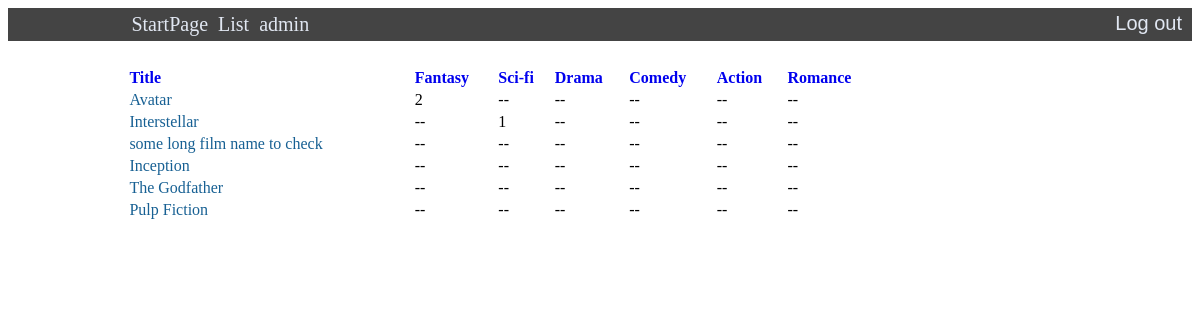
/list/admin/ (signed in), run on the app's committed database.
### movies/models.py (models this page shows, shortened)
class Profile(AbstractUser):
    def rate(self, movie, genre, position):
        if genre.pk not in movie.genres.values_list('pk', flat=True):
            raise ValueError('Movie {} is not of genre {}'.format(
                movie,
                genre
            ))
        ratings = self.ratings.filter(genre=genre)
        if position > ratings.count() + 1:
            position = ratings.count()+1
        try:
            old_position = (Rating.objects
                .get(profile = self, genre =genre, movie = movie)
                .position)
        except:
            old_position = None
        with transaction.atomic():
            (
                movie.ratings
                .filter(position__gte=position)
                .update(position=F('position')+1)
            )
            if old_position:
                (
                    ratings
                    .filter(position__lte=position)
                    .filter(position__gt=old_position)
                    .update(position=F('position')-1)
                )
            rate, created = Rating.objects.update_or_create(
                profile=self,
                genre=genre,
                movie=movie,
                position=position
            )
            return rate

class Genre(models.Model):
    name = models.CharField(max_length=50, blank=False, null=False)

class Movie(models.Model):
    name = models.CharField(max_length=150, blank=False, null=False)
    year = models.IntegerField(validators=[MinValueValidator(1800)])
    country = models.ManyToManyField(
        'Country',
        related_name='movies',
        related_query_name='movie'
    )
    description = models.TextField(blank=False, null=False)
    director = models.ForeignKey('Director', related_name='movies')
    image = models.ImageField(upload_to="images/")
    actors = models.ManyToManyField(
        'Actor',
        related_name='movies',
        related_query_name='movie'
    )
    users = models.ManyToManyField(
        'Profile',
        related_name='movies',
        related_query_name='movie',
    )

### movies/views.py (the view)
# urls.py: url(r'^list/(?P<name>\w+)/$', views.userList, name='userlist'),
def userList(request, name):
    ratings = (
        Rating.objects
        .filter(profile=request.user)
        .order_by('movie__name')
    )
    table = Table(ratings, request.user.movies.all(), Genre.objects.all())
    return render(request, 'movies/userFilmList.html', {
        'table': table,
    })

### movies/templatetags/movie_utils.py (called while the page is built)
@register.simple_tag
def table_item(dict, key1, key2, default=None):
    if key1 not in dict:
        return default
    tmp = dict[key1]
    if key2 not in tmp:
        return default
    return tmp[key2] or default

### movies/templates/movies/userFilmList.html (shortened to what this page needs)
{% extends "movies/base.html" %}
{% load movie_utils %}
{% load static %}
{% block content %}
<table class="watched-movies-table">
    <thead>
        <tr>
            <th class="table-header-name">
                <a class="table-link" href="{% url 'userlist' user.username %}">Title</a>
            </th>
            {% for genre in table.genres %}
                <th class="table-header-genre">
                    <a class="table-link" href="{% url 'genrelisted' user.username genre.name %}">{{ genre.name }}</a>
                </th>
            {% endfor %}
        </tr>
    </thead>
    <tbody class="table-entries">
        {% for movie in table.movies %}
            <tr class="table-movie-holder">
                <td class="table-body-name">
                    <a class="table-list-link" href="{% url 'movie' movie.pk %}">{{ movie.name }}</a>
                </td>
                {% for genre in table.genres %}
                    <td class="table-body-genre">
                        {% table_item table.table movie.name genre.name '--' %}
                    </td>
                {% endfor %}
            </tr>
        {% endfor %}
    </tbody>
{% endblock %}

### movies/templates/movies/base.html (shortened to what this page needs)
{% load static %}
<link rel="stylesheet" type="text/css" href="{% static "movies/style.css" %}" />
<header class="top-menu">
    <div class="left-board"></div>
        <a class="top-menu-text"href="{% url 'index' %}">StartPage</a>
        <a class="top-menu-text" href="{% url 'list' %}">List</a>
    {% if user.is_authenticated %}
            <a class="top-menu-text" href="{% url 'cabinet' user.username %}">
                {{ user.username }}
            </a>
            <form action="/logout", method="post">
                <input class="button-logout" type="submit" name="logout" value="Log out" id="logout_user">
            </form>
    {% endif %}
    <div class="right-board"></div>
</header>
<div class="site-main-body">
    {% block content %}
    {% endblock %}
</div>

### movies/static/movies/style.css (style rules this page uses)
.site-main-body { height: 100%; margin-left: 10%; margin-right: 10%; margin-top: 25px; }
.left-board { height: 100%; width: 10%; float: left; }
.right-board { height: 100%; width: 10%; float: right; }
.top-menu { background-color: #444; width: 100%; margin: 0px; padding: 0px; height: 33px; }
.top-menu-text { color: #e1e7f2; text-decoration: none; font-size: 20px; display: block; padding: 5px; float: left; }
.button-logout { background-color: #444; color: #e1e7f2; border-width: 0px; font-size: 20px; padding: 4px 10px 4px 10px; float:right; }
.watched-movies-table { width: 80%; }
.table-header-name { color: #333333; text-align: left; font-weight: bold; }
.table-list-link { color: #176093; font-weight: normal; text-decoration: none; }
.table-header-genre { text-align: left; }
.table-body-name { color: #176093; font-weight: normal; }
.table-body-genre { text-align: left; }
.table-link { text-decoration: none; }

### data on the page
Profile: username "admin"
Genre: name "Fantasy"
Genre: name "Sci-fi"
Genre: name "Drama"
Genre: name "Comedy"
Genre: name "Action"
Genre: name "Romance"
Movie: name "Avatar", name.name "2", name.name "--"
Movie: name "Interstellar", name.name "--", name.name "1"
Movie: name "some long film name to check", name.name "--"
Movie: name "Inception", name.name "--"
Movie: name "The Godfather", name.name "--"
Movie: name "Pulp Fiction", name.name "--"
